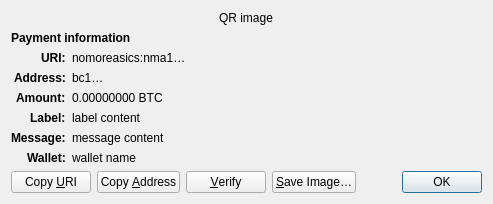
<?xml version="1.0" encoding="UTF-8"?>
<ui version="4.0">
 <class>ReceiveRequestDialog</class>
 <widget class="QDialog" name="ReceiveRequestDialog">
  <property name="geometry">
   <rect>
    <x>0</x>
    <y>0</y>
    <width>413</width>
    <height>229</height>
   </rect>
  </property>
  <property name="windowTitle">
   <string>Request payment to …</string>
  </property>
  <layout class="QGridLayout" name="gridLayout" columnstretch="0,1">
   <property name="sizeConstraint">
    <enum>QLayout::SetFixedSize</enum>
   </property>
   <item row="0" column="0" colspan="2" alignment="Qt::AlignHCenter">
    <widget class="QRImageWidget" name="qr_code">
     <property name="text">
      <string notr="true">QR image</string>
     </property>
     <property name="textInteractionFlags">
      <set>Qt::NoTextInteraction</set>
     </property>
    </widget>
   </item>
   <item row="1" column="0" colspan="2">
    <widget class="QLabel" name="payment_header">
     <property name="font">
      <font>
       <weight>75</weight>
       <bold>true</bold>
      </font>
     </property>
     <property name="text">
      <string>Payment information</string>
     </property>
     <property name="textInteractionFlags">
      <set>Qt::NoTextInteraction</set>
     </property>
    </widget>
   </item>
   <item row="2" column="0" alignment="Qt::AlignRight|Qt::AlignTop">
    <widget class="QLabel" name="uri_tag">
     <property name="font">
      <font>
       <weight>75</weight>
       <bold>true</bold>
      </font>
     </property>
     <property name="text">
      <string notr="true">URI:</string>
     </property>
     <property name="textFormat">
      <enum>Qt::PlainText</enum>
     </property>
     <property name="textInteractionFlags">
      <set>Qt::NoTextInteraction</set>
     </property>
    </widget>
   </item>
   <item row="2" column="1" alignment="Qt::AlignTop">
    <widget class="QLabel" name="uri_content">
     <property name="text">
      <string notr="true">nomoreasics:nma1…</string>
     </property>
     <property name="textFormat">
      <enum>Qt::RichText</enum>
     </property>
     <property name="wordWrap">
      <bool>true</bool>
     </property>
     <property name="textInteractionFlags">
      <set>Qt::TextSelectableByMouse</set>
     </property>
    </widget>
   </item>
   <item row="3" column="0" alignment="Qt::AlignRight|Qt::AlignTop">
    <widget class="QLabel" name="address_tag">
     <property name="font">
      <font>
       <weight>75</weight>
       <bold>true</bold>
      </font>
     </property>
     <property name="text">
      <string>Address:</string>
     </property>
     <property name="textInteractionFlags">
      <set>Qt::NoTextInteraction</set>
     </property>
    </widget>
   </item>
   <item row="3" column="1" alignment="Qt::AlignTop">
    <widget class="QLabel" name="address_content">
     <property name="text">
      <string notr="true">bc1…</string>
     </property>
     <property name="textFormat">
      <enum>Qt::PlainText</enum>
     </property>
     <property name="textInteractionFlags">
      <set>Qt::TextSelectableByMouse</set>
     </property>
    </widget>
   </item>
   <item row="4" column="0" alignment="Qt::AlignRight|Qt::AlignTop">
    <widget class="QLabel" name="amount_tag">
     <property name="font">
      <font>
       <weight>75</weight>
       <bold>true</bold>
      </font>
     </property>
     <property name="text">
      <string>Amount:</string>
     </property>
     <property name="textInteractionFlags">
      <set>Qt::NoTextInteraction</set>
     </property>
    </widget>
   </item>
   <item row="4" column="1" alignment="Qt::AlignTop">
    <widget class="QLabel" name="amount_content">
     <property name="text">
      <string notr="true">0.00000000 BTC</string>
     </property>
     <property name="textFormat">
      <enum>Qt::PlainText</enum>
     </property>
     <property name="textInteractionFlags">
      <set>Qt::TextSelectableByMouse</set>
     </property>
    </widget>
   </item>
   <item row="5" column="0" alignment="Qt::AlignRight|Qt::AlignTop">
    <widget class="QLabel" name="label_tag">
     <property name="font">
      <font>
       <weight>75</weight>
       <bold>true</bold>
      </font>
     </property>
     <property name="text">
      <string>Label:</string>
     </property>
     <property name="textInteractionFlags">
      <set>Qt::NoTextInteraction</set>
     </property>
    </widget>
   </item>
   <item row="5" column="1" alignment="Qt::AlignTop">
    <widget class="QLabel" name="label_content">
     <property name="text">
      <string notr="true">label content</string>
     </property>
     <property name="textFormat">
      <enum>Qt::PlainText</enum>
     </property>
     <property name="wordWrap">
      <bool>true</bool>
     </property>
     <property name="textInteractionFlags">
      <set>Qt::TextSelectableByMouse</set>
     </property>
    </widget>
   </item>
   <item row="6" column="0" alignment="Qt::AlignRight|Qt::AlignTop">
    <widget class="QLabel" name="message_tag">
     <property name="font">
      <font>
       <weight>75</weight>
       <bold>true</bold>
      </font>
     </property>
     <property name="text">
      <string>Message:</string>
     </property>
     <property name="textInteractionFlags">
      <set>Qt::NoTextInteraction</set>
     </property>
    </widget>
   </item>
   <item row="6" column="1" alignment="Qt::AlignTop">
    <widget class="QLabel" name="message_content">
     <property name="text">
      <string notr="true">message content</string>
     </property>
     <property name="textFormat">
      <enum>Qt::PlainText</enum>
     </property>
     <property name="wordWrap">
      <bool>true</bool>
     </property>
     <property name="textInteractionFlags">
      <set>Qt::TextSelectableByMouse</set>
     </property>
    </widget>
   </item>
   <item row="7" column="0" alignment="Qt::AlignRight|Qt::AlignTop">
    <widget class="QLabel" name="wallet_tag">
     <property name="font">
      <font>
       <weight>75</weight>
       <bold>true</bold>
      </font>
     </property>
     <property name="text">
      <string>Wallet:</string>
     </property>
     <property name="textInteractionFlags">
      <set>Qt::NoTextInteraction</set>
     </property>
    </widget>
   </item>
   <item row="7" column="1" alignment="Qt::AlignTop">
    <widget class="QLabel" name="wallet_content">
     <property name="text">
      <string notr="true">wallet name</string>
     </property>
     <property name="textFormat">
      <enum>Qt::PlainText</enum>
     </property>
     <property name="wordWrap">
      <bool>true</bool>
     </property>
     <property name="textInteractionFlags">
      <set>Qt::TextSelectableByMouse</set>
     </property>
    </widget>
   </item>
   <item row="8" column="0" colspan="2">
    <layout class="QHBoxLayout" name="horizontalLayout">
     <item>
      <widget class="QPushButton" name="btnCopyURI">
       <property name="text">
        <string>Copy &amp;URI</string>
       </property>
       <property name="autoDefault">
        <bool>false</bool>
       </property>
      </widget>
     </item>
     <item>
      <widget class="QPushButton" name="btnCopyAddress">
       <property name="text">
        <string>Copy &amp;Address</string>
       </property>
       <property name="autoDefault">
        <bool>false</bool>
       </property>
      </widget>
     </item>
     <item>
      <widget class="QPushButton" name="btnVerify">
       <property name="text">
        <string>&amp;Verify</string>
       </property>
       <property name="toolTip">
        <string>Verify this address on e.g. a hardware wallet screen</string>
       </property>
       <property name="autoDefault">
        <bool>false</bool>
       </property>
      </widget>
     </item>
     <item>
      <widget class="QPushButton" name="btnSaveAs">
       <property name="text">
        <string>&amp;Save Image…</string>
       </property>
       <property name="autoDefault">
        <bool>false</bool>
       </property>
      </widget>
     </item>
     <item>
      <spacer name="horizontalSpacer_2">
       <property name="orientation">
        <enum>Qt::Horizontal</enum>
       </property>
       <property name="sizeHint" stdset="0">
        <size>
         <width>40</width>
         <height>20</height>
        </size>
       </property>
      </spacer>
     </item>
     <item>
      <widget class="QDialogButtonBox" name="buttonBox">
       <property name="focusPolicy">
        <enum>Qt::StrongFocus</enum>
       </property>
       <property name="standardButtons">
        <set>QDialogButtonBox::Ok</set>
       </property>
      </widget>
     </item>
    </layout>
   </item>
  </layout>
 </widget>
 <customwidgets>
  <customwidget>
   <class>QRImageWidget</class>
   <extends>QLabel</extends>
   <header>qt/qrimagewidget.h</header>
  </customwidget>
 </customwidgets>
 <tabstops>
  <tabstop>buttonBox</tabstop>
  <tabstop>btnCopyURI</tabstop>
  <tabstop>btnCopyAddress</tabstop>
  <tabstop>btnSaveAs</tabstop>
 </tabstops>
 <resources/>
 <connections>
  <connection>
   <sender>buttonBox</sender>
   <signal>accepted()</signal>
   <receiver>ReceiveRequestDialog</receiver>
   <slot>accept()</slot>
   <hints>
    <hint type="sourcelabel">
     <x>135</x>
     <y>230</y>
    </hint>
    <hint type="destinationlabel">
     <x>135</x>
     <y>126</y>
    </hint>
   </hints>
  </connection>
 </connections>
</ui>
